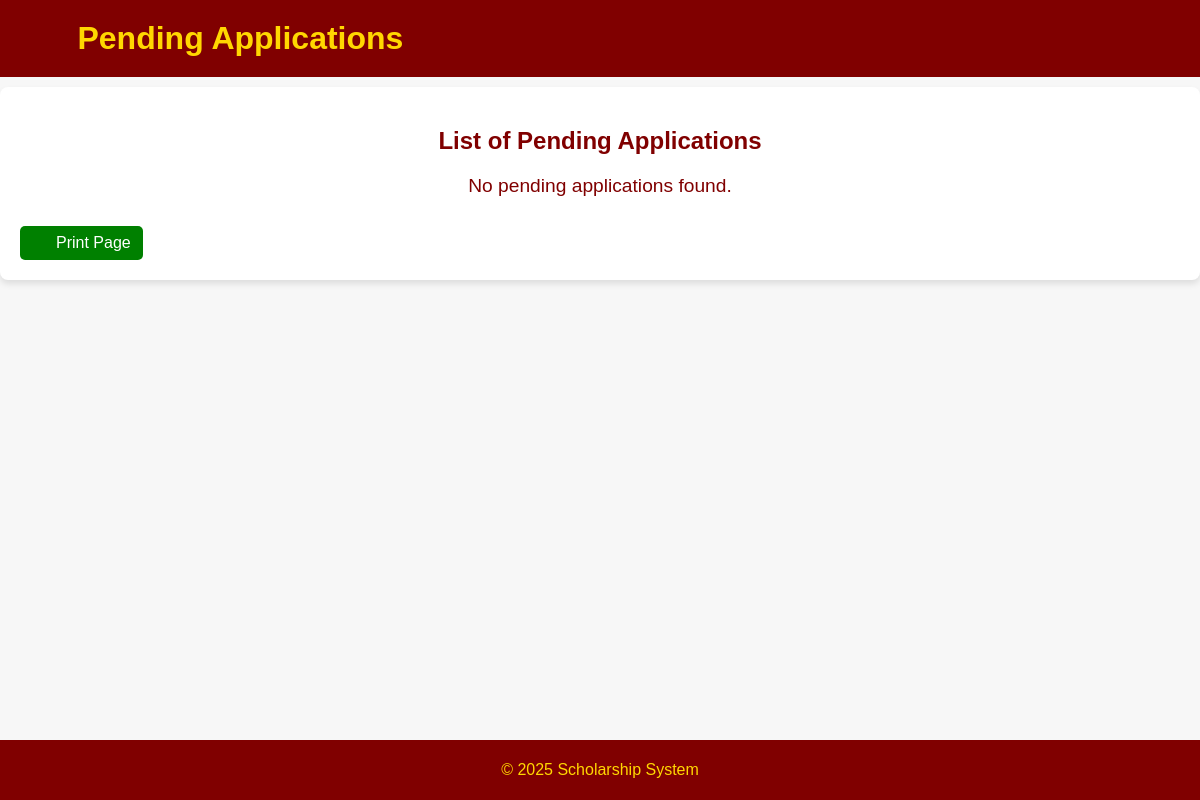
/dashboard-links/pending.php?page=3 (signed in), run on an earlier commit of the app's database.
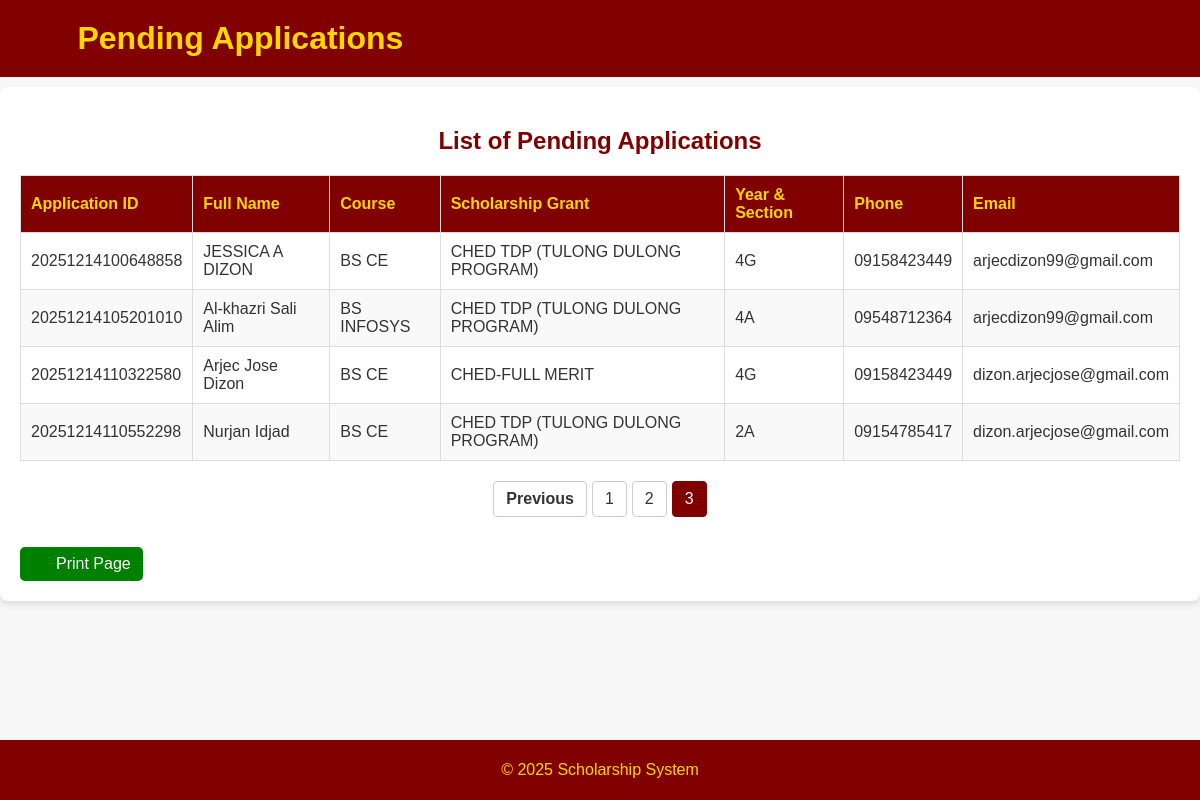
And on a later commit of the database.
### tables this page shows
CREATE TABLE `scholarship_applications` (
  `application_id` varchar(20) NOT NULL,
  `date` datetime DEFAULT NULL,
  `semester` varchar(10) NOT NULL,
  `school_year` varchar(9) DEFAULT NULL,
  `full_name` varchar(100) NOT NULL,
  `course` varchar(50) NOT NULL,
  `yr_sec` varchar(15) NOT NULL,
  `major` varchar(50) NOT NULL,
  `cell_no` varchar(15) DEFAULT NULL,
  `permanent_address` text DEFAULT NULL,
  `zip_code` int(11) NOT NULL,
  `present_address` text DEFAULT NULL,
  `email` varchar(100) DEFAULT NULL,
  `sex` varchar(100) NOT NULL,
  `date_of_birth` date DEFAULT NULL,
  `age` int(11) NOT NULL,
  `place_of_birth` varchar(50) DEFAULT NULL,
  `civil_status` enum('single','married','widowed','divorced','separated') DEFAULT NULL,
  `religion` varchar(100) DEFAULT NULL,
  `scholarship_grant` varchar(100) DEFAULT NULL,
  `disability` varchar(100) DEFAULT NULL,
  `indigenous_group` varchar(100) DEFAULT NULL,
  `reason_scholarship` text NOT NULL,
  `user_id` int(11) DEFAULT NULL,
  `status` enum('pending','approved','not qualified') NOT NULL DEFAULT 'pending',
  `notified` int(11) NOT NULL,
  `attachments` varchar(255) NOT NULL
);

### dashboard-links/pending.php (the view, shortened to what this page needs)
<?php
require '../includes/session.php';
$limit = 5;
$page = isset($_GET['page']) && is_numeric($_GET['page']) ? (int) $_GET['page'] : 1;
$offset = ($page - 1) * $limit;
try {
    $countStmt = $pdo->prepare("SELECT COUNT(*) FROM scholarship_applications WHERE status = 'Pending'");
    $countStmt->execute();
    $totalRecords = $countStmt->fetchColumn();
    $stmt = $pdo->prepare("SELECT * FROM scholarship_applications WHERE status = 'Pending' LIMIT :limit OFFSET :offset");
    $stmt->bindParam(':limit', $limit, PDO::PARAM_INT);
    $stmt->bindParam(':offset', $offset, PDO::PARAM_INT);
    $stmt->execute();
    $pendingApplications = $stmt->fetchAll(PDO::FETCH_ASSOC);
    $totalPages = ceil($totalRecords / $limit);
} catch (Exception $e) {
    die("Error fetching data: " . $e->getMessage());
}
?>
<!DOCTYPE html>
<html lang="en">
<head>
    <link rel="stylesheet" href="../css/approved.css?v=<?php echo time(); ?>">
    <link rel="stylesheet" href="../css/pagination.css?v=<?php echo time(); ?>">
</head>
<body>
    <header>
        <a href="../views/dashboard.php">
            <button>
                <i class="fas fa-arrow-left"></i>
            </button>
        </a>
        <h1>Pending Applications</h1>
    </header>
    <main>
        <h2>List of Pending Applications</h2>
        <?php if (count($pendingApplications) > 0): ?>
            <table>
                <thead>
                    <tr>
                        <th>Application ID</th>
                        <th>Full Name</th>
                        <th>Course</th>
                        <th>Scholarship Grant</th>
                        <th>Year & Section</th>
                        <th>Phone</th>
                        <th>Email</th>
                    </tr>
                </thead>
                <tbody>
                    <?php foreach ($pendingApplications as $application): ?>
                        <tr>
                            <td><?= htmlspecialchars($application['application_id']) ?></td>
                            <td><?= htmlspecialchars($application['full_name']) ?></td>
                            <td><?= htmlspecialchars($application['course']) ?></td>
                            <td><?= htmlspecialchars($application['scholarship_grant']) ?></td>
                            <td><?= htmlspecialchars($application['yr_sec']) ?></td>
                            <td><?= htmlspecialchars($application['cell_no']) ?></td>
                            <td><?= htmlspecialchars($application['email']) ?></td>
                        </tr>
                    <?php endforeach; ?>
                </tbody>
            </table>
            <div class="pagination">
                <?php if ($page > 1): ?>
                    <a href="?page=<?= $page - 1 ?>" class="prev">Previous</a>
                <?php endif; ?>
                <?php for ($i = 1; $i <= $totalPages; $i++): ?>
                    <a href="?page=<?= $i ?>" class="<?= $i === $page ? 'active' : '' ?>"><?= $i ?></a>
                <?php endfor; ?>
            </div>
        <?php else: ?>
            <p class="no-data">No pending applications found.</p>
        <?php endif; ?>
        <button onclick="window.print()" class="print-button">
            <i class="fas fa-print"></i> Print Page
        </button>
    </main>
    <footer>
        <p>&copy; <?= date('Y') ?> Scholarship System</p>
    </footer>
</body>
</html>

### css/approved.css (style rules this page uses)
body { font-family: Arial, sans-serif; margin: 0; padding: 0; background-color: #f7f7f7; color: #333; }
header { display: flex; background-color: maroon; color: gold; padding: 20px; text-align: center; }
button { background-color: maroon; color: gold; border: none; padding: 10px 15px; border-radius: 5px; cursor: pointer; font-size: 1em; display: inline-flex; align-items: center; margin-right: 10px; }
button i { margin-right: 5px; }
h1 { margin: 0; }
main { padding: 20px; max-width: 1200px; margin: 10px auto 70px auto; background-color: #fff; border-radius: 8px; box-shadow: 0 4px 6px rgba(0, 0, 0, 0.1); overflow: auto; }
h2 { color: maroon; text-align: center; }
table { width: 100%; border-collapse: collapse; margin-top: 20px; }
table thead { background-color: maroon; color: gold; }
table th, table td { padding: 10px; text-align: left; border: 1px solid #ddd; }
table tbody tr:nth-child(even) { background-color: #f9f9f9; }
footer { text-align: center; background-color: maroon; color: gold; padding: 5px 0; position: fixed; bottom: 0; width: 100%; }
.print-button { background-color: green; color: white; border: none; padding: 8px 12px; border-radius: 5px; font-size: 16px; cursor: pointer; display: inline-flex; align-items: center; gap: 5px; margin-top: 10px; }
.print-button i { font-size: 18px; }
.no-data { text-align: center; color: maroon; font-size: 1.2em; margin-top: 20px; }

### css/pagination.css (style rules this page uses)
.pagination { margin: 20px 0; display: flex; justify-content: center; gap: 5px; }
.pagination a { padding: 8px 12px; border: 1px solid #ccc; text-decoration: none; color: #333; border-radius: 4px; transition: background-color 0.3s ease; }
.pagination a.active { background-color: maroon; color: white; border-color: maroon; }
.pagination a.prev, .pagination a.next { font-weight: bold; }

What changed in the data, as far as the page shows it:
added scholarship_applications: application_id "20251214100648858", full_name "JESSICA A DIZON", course "BS CE", scholarship_grant "CHED TDP (TULONG DULONG PROGRAM)", yr_sec "4G", cell_no "09158423449", email "arjecdizon99@gmail.com"
added scholarship_applications: application_id "20251214105201010", full_name "Al-khazri Sali Alim", course "BS INFOSYS", scholarship_grant "CHED TDP (TULONG DULONG PROGRAM)", yr_sec "4A", cell_no "09548712364", email "arjecdizon99@gmail.com"
added scholarship_applications: application_id "20251214110322580", full_name "Arjec Jose Dizon", course "BS CE", scholarship_grant "CHED-FULL MERIT", yr_sec "4G", cell_no "09158423449", email "dizon.arjecjose@gmail.com"
added scholarship_applications: application_id "20251214110552298", full_name "Nurjan Idjad", course "BS CE", scholarship_grant "CHED TDP (TULONG DULONG PROGRAM)", yr_sec "2A", cell_no "09154785417", email "dizon.arjecjose@gmail.com"
Also different on the page:
text no longer shown: "No pending applications found."
text now shown: "Application ID Full Name Course Scholarship Grant Year & Section Phone Email Previous"
new list line: "1"
new list line: "2"
new list line: "3"
